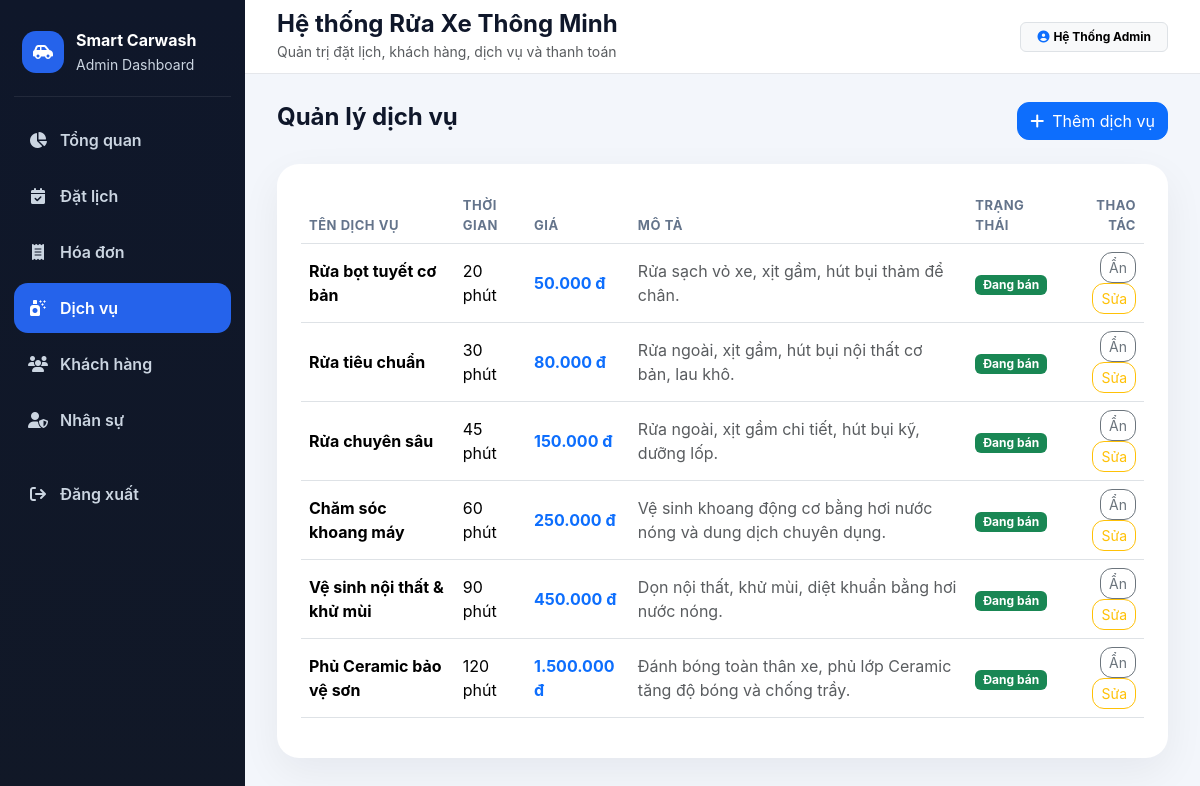
Screenshot of /admin/services.php (signed in) with the database file from the repository.
### tables this page shows
CREATE TABLE `services` (
  `id` INT AUTO_INCREMENT PRIMARY KEY,
  `name` VARCHAR(255) NOT NULL,
  `duration` INT NOT NULL COMMENT 'Thời gian xử lý tính theo phút',
  `description` TEXT DEFAULT NULL,
  `price` INT NOT NULL,
  `is_active` TINYINT(1) NOT NULL DEFAULT 1,
  `created_at` DATETIME DEFAULT CURRENT_TIMESTAMP,
  `updated_at` DATETIME DEFAULT CURRENT_TIMESTAMP ON UPDATE CURRENT_TIMESTAMP,
  INDEX `idx_services_active` (`is_active`)
);

### db.php (called while the page is built, shortened)
<?php
function e($value) {
    return htmlspecialchars((string)($value ?? ''), ENT_QUOTES, 'UTF-8');
}
function money($value) {
    return number_format((int)$value, 0, ',', '.') . " đ";
}
function fetch_all($result) {
    return $result->fetch_all(MYSQLI_ASSOC);
}
?>

### admin/services.php (the view, shortened to what this page needs)
<?php include "admin_header.php";
$services = fetch_all($conn->query("SELECT * FROM services ORDER BY is_active DESC, price ASC"));
?>
<div class="d-flex justify-content-between align-items-center mb-4">
    <h4 class="fw-bold">Quản lý dịch vụ</h4>
    <button class="btn btn-primary" data-bs-toggle="modal" data-bs-target="#addModal"><i class="fa-solid fa-plus me-2"></i>Thêm dịch vụ</button>
</div>
<div class="card cardx p-4">
<table class="table align-middle">
<thead><tr><th>Tên dịch vụ</th><th>Thời gian</th><th>Giá</th><th>Mô tả</th><th>Trạng thái</th><th class="text-end">Thao tác</th></tr></thead>
<tbody>
<?php foreach ($services as $s): ?>
<tr>
<td class="fw-bold"><?= e($s['name']) ?></td>
<td><?= (int)$s['duration'] ?> phút</td>
<td class="fw-bold text-primary"><?= money($s['price']) ?></td>
<td class="text-muted"><?= e(mb_strimwidth($s['description'],0,80,'...','UTF-8')) ?></td>
<td><?= $s['is_active'] ? '<span class="badge text-bg-success">Đang bán</span>' : '<span class="badge text-bg-secondary">Tạm ẩn</span>' ?></td>
<td class="text-end">
    <a class="btn btn-sm btn-outline-secondary" href="?toggle=<?= $s['id'] ?>"><?= $s['is_active'] ? 'Ẩn' : 'Hiện' ?></a>
    <button class="btn btn-sm btn-outline-warning" data-bs-toggle="modal" data-bs-target="#edit<?= $s['id'] ?>">Sửa</button>
</td>
</tr>
<?php endforeach; ?>
</tbody>
</table>
</div>
<?php include "admin_footer.php"; ?>

### admin/admin_header.php (style rules this page uses)
:root { --side:#0f172a;--side2:#111827;--blue:#2563eb;--bg:#f3f6fb }
body { background:var(--bg);font-family:Inter,Segoe UI,Arial,sans-serif;color:#0f172a }
.cardx { border:0;border-radius:22px;box-shadow:0 14px 40px rgba(15,23,42,.06) }
.table thead th { font-size:13px;text-transform:uppercase;letter-spacing:.04em;color:#64748b }
.btn { border-radius:12px }

### rows the page displays
services: name "Rửa bọt tuyết cơ bản", duration "20", price "50.000 đ", description "Rửa sạch vỏ xe, xịt gầm, hút bụi thảm để chân.", is_active "Đang bán"
services: name "Rửa tiêu chuẩn", duration "30", price "80.000 đ", description "Rửa ngoài, xịt gầm, hút bụi nội thất cơ bản, lau khô.", is_active "Đang bán"
services: name "Rửa chuyên sâu", duration "45", price "150.000 đ", description "Rửa ngoài, xịt gầm chi tiết, hút bụi kỹ, dưỡng lốp.", is_active "Đang bán"
services: name "Chăm sóc khoang máy", duration "60", price "250.000 đ", description "Vệ sinh khoang động cơ bằng hơi nước nóng và dung dịch chuyên dụng.", is_active "Đang bán"
services: name "Vệ sinh nội thất & khử mùi", duration "90", price "450.000 đ", description "Dọn nội thất, khử mùi, diệt khuẩn bằng hơi nước nóng.", is_active "Đang bán"
services: name "Phủ Ceramic bảo vệ sơn", duration "120", price "1.500.000 đ", description "Đánh bóng toàn thân xe, phủ lớp Ceramic tăng độ bóng và chống trầy.", is_active "Đang bán"

### other values shown
$item[2] "Tổng quan"
$item[2] "Đặt lịch"
$item[2] "Hóa đơn"
$item[2] "Dịch vụ"
$item[2] "Khách hàng"
$item[2] "Nhân sự"
$adminName "Hệ Thống Admin"
